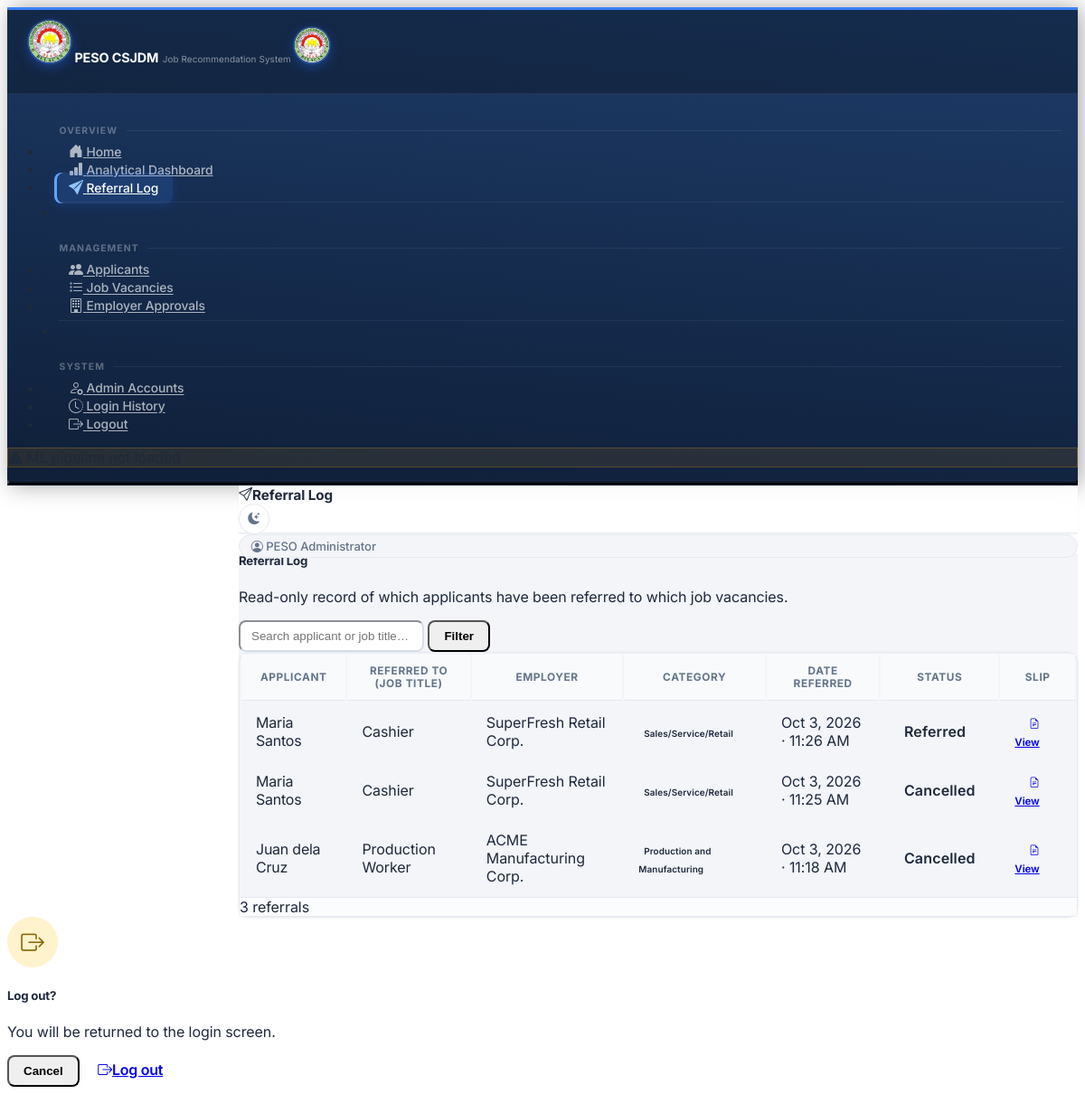
The app's page /referrals (signed in) with its own data.
### tables this page shows
CREATE TABLE referrals (
            id           INTEGER  PRIMARY KEY AUTOINCREMENT,
            applicant_id INTEGER  NOT NULL,
            vacancy_id   INTEGER  NOT NULL,
            referred_by  INTEGER  NOT NULL,
            referred_at  DATETIME DEFAULT CURRENT_TIMESTAMP,
            status       TEXT     DEFAULT 'referred',
            notes        TEXT, suitability_score REAL,
            FOREIGN KEY (applicant_id) REFERENCES applicants(id),
            FOREIGN KEY (vacancy_id)   REFERENCES job_vacancies(id),
            FOREIGN KEY (referred_by)  REFERENCES users(id)
        );

CREATE TABLE "applicants" (
                id                 INTEGER  PRIMARY KEY AUTOINCREMENT,
                first_name         TEXT     NOT NULL,
                last_name          TEXT     NOT NULL,
                sex                TEXT,
                age                INTEGER,
                barangay           TEXT,
                district           TEXT,
                employment_status  TEXT     DEFAULT 'Unemployed',
                is_pwd             INTEGER  DEFAULT 0,
                educ_level         TEXT     NOT NULL,
                preferred_position TEXT     NOT NULL,
                skills             TEXT     NOT NULL,
                work_experience    TEXT,
                user_id            INTEGER  REFERENCES users(id),
                created_at         DATETIME DEFAULT CURRENT_TIMESTAMP,
                is_archived        INTEGER  DEFAULT 0
            , birthdate DATE, contact_number TEXT, middle_name TEXT, suffix TEXT, civil_status TEXT, address_line TEXT, city TEXT, province TEXT, height_cm TEXT, religion TEXT, tin TEXT, landline TEXT, disability TEXT, is_4ps INTEGER DEFAULT 0, household_id TEXT, is_wodp INTEGER DEFAULT 0, is_dswd_foodstamp INTEGER DEFAULT 0, is_caregiver INTEGER DEFAULT 0, is_ofw INTEGER DEFAULT 0, ofw_country TEXT, is_former_ofw INTEGER DEFAULT 0, former_ofw_country TEXT, ofw_return_date TEXT, employed_type TEXT, unemployed_reason TEXT, job_search_months INTEGER, pref_work_local TEXT, pref_work_overseas TEXT, languages TEXT, education TEXT, trainings TEXT, eligibilities TEXT, work_history TEXT, other_skills TEXT, certified INTEGER DEFAULT 0, certified_at DATETIME);

CREATE TABLE job_vacancies (
            id                   INTEGER  PRIMARY KEY AUTOINCREMENT,
            employer_name        TEXT     NOT NULL,
            job_title            TEXT     NOT NULL,
            occupational_category TEXT    NOT NULL,
            is_local             INTEGER  DEFAULT 1,
            is_active            INTEGER  DEFAULT 1,
            created_at           DATETIME DEFAULT CURRENT_TIMESTAMP
        , employer_id INTEGER REFERENCES users(id), application_deadline DATE, req_gender TEXT DEFAULT 'Any', req_age_min INTEGER, req_age_max INTEGER, req_education TEXT, req_documents TEXT, req_experience_months INTEGER, salary_min INTEGER, salary_max INTEGER, salary_period TEXT, job_location TEXT);

### app.py (the view)
@app.route('/referrals')
@admin_required
def referrals_list():
    db     = get_db()
    status = request.args.get('status', 'all')
    search = request.args.get('search', '').strip()
    conds, params = [], []
    if status != 'all':
        conds.append('r.status=?')
        params.append(status)
    if search:
        conds.append('(a.first_name LIKE ? OR a.last_name LIKE ? OR jv.job_title LIKE ?)')
        like = f'%{search}%'
        params += [like, like, like]
    where = ('WHERE ' + ' AND '.join(conds)) if conds else ''
    joins = ('FROM referrals r JOIN applicants a ON r.applicant_id=a.id '
             'JOIN job_vacancies jv ON r.vacancy_id=jv.id')
    total = db.execute(f'SELECT COUNT(*) {joins} {where}', params).fetchone()[0]
    page  = max(1, request.args.get('page', 1, type=int))
    pages = max(1, (total + LIST_PER_PAGE - 1) // LIST_PER_PAGE)
    page  = min(page, pages)
    referrals = db.execute(f'''
        SELECT r.*,
               a.first_name, a.last_name,
               jv.job_title, jv.employer_name, jv.occupational_category,
               u.full_name as referred_by_name
        {joins}
        LEFT JOIN users u     ON r.referred_by  = u.id
        {where}
        ORDER BY r.referred_at DESC
        LIMIT ? OFFSET ?
    ''', params + [LIST_PER_PAGE, (page - 1) * LIST_PER_PAGE]).fetchall()
    return render_template('admin/referrals.html', referrals=referrals,
                           status=status, search=search,
                           page=page, pages=pages, total=total)

### app.py (called while the page is built, shortened)
def get_db():
    if 'db' not in g:
        g.db = sqlite3.connect(DATABASE)
        g.db.row_factory = sqlite3.Row
        g.db.execute('PRAGMA foreign_keys = ON')
    return g.db

def role_required(*roles):
    def decorator(f):
        @wraps(f)
        def decorated(*args, **kwargs):
            if 'user_id' not in session:
                return redirect(url_for('login'))
            if session.get('role') not in roles:
                flash('You do not have permission to access this page.', 'danger')
                return redirect(_role_home())
            return f(*args, **kwargs)
        return decorated
    return decorator

@app.context_processor
def inject_globals():
    pending_employers_count = 0
    employer_approved = False
    role = session.get('role')
    if role == ROLE_ADMIN:
        try:
            pending_employers_count = get_db().execute(
                "SELECT COUNT(*) FROM employers WHERE is_approved=0 AND approval_requested=1"
            ).fetchone()[0]
        except Exception:
            pass
    return {
        'pipeline_loaded':         pipeline is not None,
        'session_role':            role or '',
        'pending_employers_count': pending_employers_count,
        'employer_approved':       employer_approved,
    }

@app.template_filter('friendly_dt')
def friendly_dt(value):
    if not value:
        return ''
    for fmt in ('%Y-%m-%d %H:%M:%S', '%Y-%m-%d %H:%M:%S.%f', '%Y-%m-%d'):
        try:
            dt = datetime.strptime(str(value), fmt) + _PHT
            return dt.strftime('%b %d, %Y · %I:%M %p').replace(' 0', ' ')
        except ValueError:
            continue
    return str(value)

### templates/admin/referrals.html (shortened to what this page needs)
{% extends 'base.html' %}
{% block page_title %}<i class="bi bi-send me-2"></i>Referral Log{% endblock %}
{% block content %}
<div class="d-flex align-items-center justify-content-between flex-wrap gap-3 mb-4">
  <div>
    <h5 class="fw-bold mb-0">Referral Log</h5>
    <p class="text-muted small mb-0">Read-only record of which applicants have been referred to which job vacancies.</p>
  </div>
</div>
<form method="GET" action="{{ url_for('referrals_list') }}"
      class="d-flex gap-2 flex-wrap mb-4">
  <input type="text" name="search" value="{{ search }}"
         class="form-control form-control-sm" style="max-width:220px;"
         placeholder="Search applicant or job title…" />
  <button type="submit" class="btn btn-sm btn-outline-primary">Filter</button>
</form>
{% if referrals %}
<div class="card shadow-sm">
  <div class="table-responsive">
    <table class="table table-hover mb-0">
      <thead class="table-light" style="font-size:.75rem;color:#64748b;text-transform:uppercase;letter-spacing:.05em;">
        <tr>
          <th class="px-3">Applicant</th>
          <th>Referred To (Job Title)</th>
          <th>Employer</th>
          <th>Category</th>
          <th>Date Referred</th>
          <th>Status</th>
          <th>Slip</th>
        </tr>
      </thead>
      <tbody>
        {% for r in referrals %}
        <tr>
          <td class="px-3 py-2 fw-semibold small">{{ r.first_name }} {{ r.last_name }}</td>
          <td class="py-2 small">{{ r.job_title }}</td>
          <td class="py-2 small text-muted">{{ r.employer_name }}</td>
          <td class="py-2">
            <span class="badge bg-primary-subtle text-primary-emphasis" style="font-size:.62rem;">
              {{ r.occupational_category }}
            </span>
          </td>
          <td class="py-2 small text-muted">{{ r.referred_at|friendly_dt }}</td>
          <td class="py-2">
            {% if r.status == 'cancelled' %}
            <span class="badge bg-danger">Cancelled</span>
            {% else %}
            <span class="badge bg-primary">Referred</span>
            {% endif %}
          </td>
          <td class="py-2">
            <a href="{{ url_for('referral_slip', rid=r.id) }}" target="_blank"
               class="btn btn-sm btn-outline-primary py-0 px-2" style="font-size:.72rem;">
              <i class="bi bi-file-earmark-text me-1"></i>View
            </a>
          </td>
        </tr>
        {% endfor %}
      </tbody>
    </table>
  </div>
  <div class="card-footer text-muted small">
    {% if pages > 1 %}Page {{ page }} of {{ pages }} · {% endif %}{{ total }} referral{{ 's' if total != 1 else '' }}
  </div>
</div>
{% else %}
<div class="text-center py-5 text-muted">
  <i class="bi bi-send" style="font-size:2rem;opacity:.2;"></i>
  <p class="mt-3">No referrals yet.</p>
  <p class="small">Referrals are created automatically when an applicant applies to a job through their recommendations.</p>
</div>
{% endif %}
{% endblock %}

### static/css/custom.css (style rules this page uses)
:root { --peso-dark: #1e3a5f; --peso-blue: #2563eb; --peso-blue-600: #1d4ed8; --peso-bg: #f3f5f9; --peso-surface: #ffffff; --peso-border: #e5e9f0; --peso-text: #1e293b; --peso-muted: #64748b; --shadow-xs: 0 1px 2px rgba(16, 24, 40, .05); --shadow-sm: 0 1px 3px rgba(16, 24, 40, .08), 0 1px 2px rgba(16, 24, 40, .04); --shadow-md: 0 6px 16px rgba(16, 24, 40, .08); --shadow-lg: 0 12px 28px rgba(16, 24, 40, .12); --radius: 12px; --radius-sm: 8px; --cui-primary: #2563eb; --cui-primary-rgb: 37, 99, 235; --bs-primary: #2563eb; --bs-primary-rgb: 37, 99, 235; --peso-header-bg: rgba(255, 255, 255, .85); --peso-card-footer: #fbfcfe; --peso-thead-bg: #f8fafc; --peso-progress-bg: #eef1f6; --peso-form-border: #d8dee9; --peso-form-label: #334155; --peso-success-tint: #eafaf1; --peso-success-surface: #f0fdf4; --peso-success-border: #86efac; --peso-chart-amber: #eda100; --peso-chart-teal: #1baf7a; --peso-status-good: #0ca30c; --peso-cta-a: #eff6ff; --peso-cta-b: #f0fdf4; }
body { font-family: 'Inter', system-ui, -apple-system, 'Segoe UI', Roboto, sans-serif; color: var(--peso-text); -webkit-font-smoothing: antialiased; -moz-osx-font-smoothing: grayscale; letter-spacing: -.005em; }
h1, h2, h3, h4, h5, h6, .fw-bold, .fw-semibold { letter-spacing: -.015em; }
.card { border-radius: var(--radius); border: 1px solid var(--peso-border); box-shadow: var(--shadow-sm); transition: box-shadow .18s ease, transform .18s ease; }
.card.shadow-sm { box-shadow: var(--shadow-sm) !important; }
.card-footer { background: var(--peso-card-footer); border-top: 1px solid var(--peso-border); }
.btn { font-weight: 600; border-radius: var(--radius-sm); padding: .5rem 1rem; transition: transform .12s ease, box-shadow .15s ease, background-color .15s ease; }
.form-control, .form-select { border-radius: var(--radius-sm); border-color: var(--peso-form-border); padding: .5rem .75rem; transition: border-color .15s ease, box-shadow .15s ease; }
.table { --bs-table-border-color: var(--peso-border); }
.table thead th { font-size: .74rem; font-weight: 700; text-transform: uppercase; letter-spacing: .05em; color: var(--peso-muted); background: var(--peso-thead-bg); border-bottom: 1px solid var(--peso-border); padding: .7rem 1rem; }
.table tbody td { padding: .72rem 1rem; vertical-align: middle; }
.table-hover tbody tr { transition: background-color .12s ease; }
.badge { font-weight: 600; letter-spacing: .01em; padding: .38em .6em; border-radius: 6px; }

### records on screen
referrals: first_name "Maria", last_name "Santos", job_title "Cashier", employer_name "SuperFresh Retail Corp.", occupational_category "Sales/Service/Retail", referred_at|friendly_dt "Oct 3, 2026 · 11:26 AM", status "Referred"
referrals: first_name "Maria", last_name "Santos", job_title "Cashier", employer_name "SuperFresh Retail Corp.", occupational_category "Sales/Service/Retail", referred_at|friendly_dt "Oct 3, 2026 · 11:25 AM", status "Cancelled"
referrals: first_name "Juan", last_name "dela Cruz", job_title "Production Worker", employer_name "ACME Manufacturing Corp.", occupational_category "Production and Manufacturing", referred_at|friendly_dt "Oct 3, 2026 · 11:18 AM", status "Cancelled"

### other values on screen
{{ session.get('full_name', 'Admin') }} "PESO Administrator"
{{ total }} "3"
{{ 's' if total != 1 else '' }} "s"
